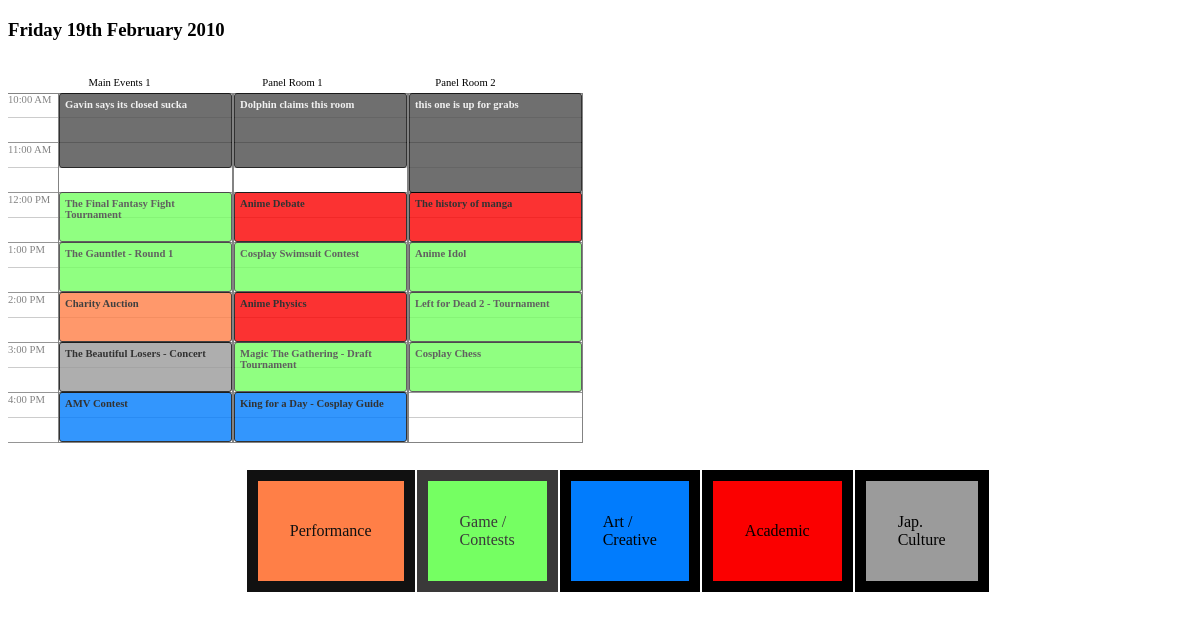
The page / on the database its author committed.
### tables this page shows
create table if not exists events (
    id int primary key auto_increment,
    roomId int not null default 0,
    eventDate date not null default '0000-00-00',
    time varchar(4) not null default '0000',
    name varchar(255) not null default '', 
    length int not null default 0,
    eventType1 int not null default 0,
    eventType2 int not null default 0,
    eventType3 int not null default 0,
    eventType4 int not null default 0
);

create table if not exists  eventTypes (
    id int primary key auto_increment,
    name varchar(255), 
    nameKey varchar(255), 
    textColor varchar(10), 
    bgColor varchar(10)
);

### include.data.php (called while the page is built, shortened)
<?php
$hourHeight = 50;
function getDBH()
{
    $config = parse_ini_file('.my.cnf');
    $link = mysql_connect('localhost', $config['user'], $config['password']);
    return $link;
}
$link = getDBH();
$result = mysql_query("SELECT * FROM eventTypes", $link);
while ($row = mysql_fetch_assoc($result)) {
    $eventTypes[$row['id']] = $row;
}
$result = mysql_query("select e.*,r.name as roomName from events e left join rooms r on (e.roomId=r.id)", $link);
while ($row = mysql_fetch_assoc($result)) {
    $day = strtotime($row['eventDate']);
    $eventData = array(
        'name' => $row['name'],
        'length' => $row['length'],
    );
    foreach (range(1,4) as $i)
    {
        $eventTypeName = $row['eventType'.$i] ? $eventTypes[$row['eventType'.$i]]['nameKey'] : 'closed';
        $eventData['type'][$eventTypeName] = 1;
    }
    $eventData['type'] = array_keys($eventData['type']);
    $data[$row['roomName']][$day][$row['time']] = $eventData;
}
$hourData = array();
$days = array();
foreach (array_keys($data) as $room)
{
    foreach (array_keys($data[$room]) as $day)
    {
        if (!isset($hourData["$day"])) { $hourData["$day"] = array('max'=>0, 'min'=> 2500); }
        $hourData["$day"]['max'] = (int) @max($hourData[$day]['max'], max(array_keys($data[$room][$day])));
        $hourData["$day"]['min'] = (int) @min($hourData[$day]['min'], min(array_keys($data[$room][$day])));
        array_push($days, $day);
    }
    $matches = array();
    preg_match('/(\d{2})(\d{2})/', $hourData[$day]['max'], $matches);
    list($junk, $hourData[$day]['maxHour'], $hourData[$day]['maxMin']) = $matches;
    preg_match('/(\d{2})(\d{2})/', $hourData[$day]['min'], $matches);
    list($junk, $hourData[$day]['minHour'], $hourData[$day]['minMin']) = $matches;
}
$days = array_unique($days);
$rooms = array_keys($data);

### index.php (the view, shortened to what this page needs)
<!DOCTYPE html PUBLIC "-//W3C//DTD HTML 4.01//EN" "http://www.w3.org/TR/html4/strict.dtd"><?php
    include('include.data.php');
?><html><head>
</head>
<body>
<?php
foreach ($days as $day):
?>
    <h3><?php echo date('l jS F Y', $day); ?></h3><br />
    <?php
        $totalHours = (($hourData[$day]['max']-$hourData[$day]['min'])/100);
    ?>
    <div style="margin-left: 25px">
        <?php foreach ($rooms as $room): ?>
        <div class="small roomHeader"><?php echo htmlentities($room) ?></div>
        <?php endforeach ?>
    </div>
    <?php
    foreach ($rooms as $room)
    {
    ?>
    <div style="position: relative; float: left; margin-bottom: 25px">
        <div  class="roomBlock" style="height: <?php echo (($totalHours+1)*$hourHeight)-2 ?>px; <?php if ($room == $rooms[0]): ?> margin-left: 50px<?php endif ?>">
            <?php
                foreach ($data[$room][$day] as $hour => $eventData)
                {
                    $timeHeight = floor($hourHeight/2)*$eventData['length']-12 ;
                    $timeOffset = -1;
                    if ($hour != $hourData[$day]['min'])
                        $timeOffset = $hourHeight*floor(($hour-$hourData[$day]['min'])/100);
                    if ($timeOffset > 0) $timeOffset -= 1;
                    ?>
                    <div style="margin-top: <?php echo $timeOffset; ?>px">
                        <div style="height: <?php echo $timeHeight; ?>px;" class="schedItem <?php echo implode(' ', $eventData['type']) ?>">
                            <?php echo htmlentities($eventData['name']); ?>
                        </div>
                    </div>
                    <?php
                }
            ?>
        </div>
        <?php if ($room == $rooms[0]): ?>
        <div class="timeBlock" style="height: <?php echo (($totalHours+1)*$hourHeight) ?>px">
            <?php $count=0; foreach (range($hourData[$day]['minHour'], $hourData[$day]['maxHour']) as $hour): ?>
            <div class="timeHeader" style="margin-top: <?php echo $hourHeight*$count++ ?>px;">
                <?php echo date('g:i A', mktime($hour,0)); ?>
            </div>
            <?php endforeach ?>
        </div>
        <?php endif; ?>
    </div>
<?php
    }
    endforeach;
?>
    <br style="clear:both" />
    <table id="schedItemSelector">
        <tr>
<?php foreach ($eventTypes as $eventType): ?>
            <td class="<?php echo htmlentities($eventType['nameKey']) ?>"><?php echo htmlentities($eventType['name']) ?></td>
<?php endforeach ?>
        </tr>
    </table>
    </body>
</html>

### rows shown on the page
events: $timeHeight 63 (drawn), name "Gavin says its closed sucka"
events: $timeHeight 38 (drawn), name "The Final Fantasy Fight Tournament"
events: $timeHeight 38 (drawn), name "The Gauntlet - Round 1"
events: $timeHeight 38 (drawn), name "Charity Auction"
events: $timeHeight 38 (drawn), name "The Beautiful Losers - Concert"
events: $timeHeight 38 (drawn), name "AMV Contest"
events: $timeHeight 63 (drawn), name "Dolphin claims this room"
events: $timeHeight 38 (drawn), name "Anime Debate"
events: $timeHeight 38 (drawn), name "Cosplay Swimsuit Contest"
events: $timeHeight 38 (drawn), name "Anime Physics"
events: $timeHeight 38 (drawn), name "Magic The Gathering - Draft Tournament"
events: $timeHeight 38 (drawn), name "King for a Day - Cosplay Guide"
events: $timeHeight 88 (drawn), name "this one is up for grabs"
events: $timeHeight 38 (drawn), name "The history of manga"
events: $timeHeight 38 (drawn), name "Anime Idol"
events: $timeHeight 38 (drawn), name "Left for Dead 2 - Tournament"
events: $timeHeight 38 (drawn), name "Cosplay Chess"
eventtypes: name "Performance"
eventtypes: name "Game / Contests"
eventtypes: name "Art / Creative"
eventtypes: name "Academic"
eventtypes: name "Jap. Culture"

### other values the page prints
date('l jS F Y', $day) "Friday 19th February 2010"
$room "Main Events 1"
$room "Panel Room 1"
$room "Panel Room 2"
date('g:i A', mktime($hour,0)) "10:00 AM"
date('g:i A', mktime($hour,0)) "11:00 AM"
date('g:i A', mktime($hour,0)) "12:00 PM"
date('g:i A', mktime($hour,0)) "1:00 PM"
date('g:i A', mktime($hour,0)) "2:00 PM"
date('g:i A', mktime($hour,0)) "3:00 PM"
date('g:i A', mktime($hour,0)) "4:00 PM"
